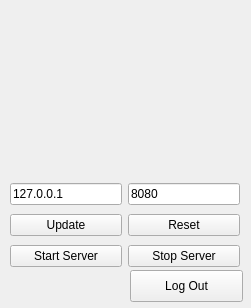
<?xml version="1.0" encoding="UTF-8"?>
<ui version="4.0">
 <class>AdminPage</class>
 <widget class="QWidget" name="AdminPage">
  <property name="geometry">
   <rect>
    <x>0</x>
    <y>0</y>
    <width>251</width>
    <height>308</height>
   </rect>
  </property>
  <property name="windowTitle">
   <string>Form</string>
  </property>
  <widget class="QPushButton" name="pushButtonLogout">
   <property name="geometry">
    <rect>
     <x>130</x>
     <y>270</y>
     <width>113</width>
     <height>32</height>
    </rect>
   </property>
   <property name="text">
    <string>Log Out</string>
   </property>
  </widget>
  <widget class="QWidget" name="gridLayoutWidget">
   <property name="geometry">
    <rect>
     <x>10</x>
     <y>180</y>
     <width>230</width>
     <height>92</height>
    </rect>
   </property>
   <layout class="QGridLayout" name="gridLayout">
    <item row="1" column="0">
     <widget class="QPushButton" name="pushButtonUpdate">
      <property name="text">
       <string>Update</string>
      </property>
     </widget>
    </item>
    <item row="0" column="1">
     <widget class="QLineEdit" name="lineEditPort">
      <property name="text">
       <string>8080</string>
      </property>
      <property name="placeholderText">
       <string/>
      </property>
     </widget>
    </item>
    <item row="0" column="0">
     <widget class="QLineEdit" name="lineEditIpAddr">
      <property name="text">
       <string>127.0.0.1</string>
      </property>
      <property name="placeholderText">
       <string/>
      </property>
     </widget>
    </item>
    <item row="1" column="1">
     <widget class="QPushButton" name="pushButtonReset">
      <property name="text">
       <string>Reset</string>
      </property>
     </widget>
    </item>
    <item row="2" column="0">
     <widget class="QPushButton" name="pushButtonStart">
      <property name="text">
       <string>Start Server</string>
      </property>
     </widget>
    </item>
    <item row="2" column="1">
     <widget class="QPushButton" name="pushButtonStop">
      <property name="text">
       <string>Stop Server</string>
      </property>
     </widget>
    </item>
   </layout>
  </widget>
 </widget>
 <resources/>
 <connections/>
</ui>
